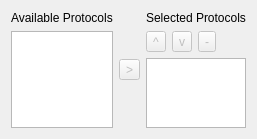
         <widget class="QWidget" name="page_2" >
          <property name="geometry" >
           <rect>
            <x>0</x>
            <y>0</y>
            <width>250</width>
            <height>135</height>
           </rect>
          </property>
          <attribute name="label" >
           <string>Advanced</string>
          </attribute>
          <layout class="QHBoxLayout" >
           <item>
            <layout class="QVBoxLayout" >
             <item>
              <widget class="QLabel" name="label" >
               <property name="text" >
                <string>Available Protocols</string>
               </property>
              </widget>
             </item>
             <item>
              <widget class="QListView" name="lvAllProtocols" >
               <property name="dragEnabled" >
                <bool>true</bool>
               </property>
               <property name="selectionMode" >
                <enum>QAbstractItemView::ExtendedSelection</enum>
               </property>
               <property name="selectionBehavior" >
                <enum>QAbstractItemView::SelectRows</enum>
               </property>
              </widget>
             </item>
            </layout>
           </item>
           <item>
            <layout class="QVBoxLayout" >
             <item>
              <spacer>
               <property name="orientation" >
                <enum>Qt::Vertical</enum>
               </property>
               <property name="sizeHint" >
                <size>
                 <width>20</width>
                 <height>40</height>
                </size>
               </property>
              </spacer>
             </item>
             <item>
              <widget class="QToolButton" name="tbAdd" >
               <property name="enabled" >
                <bool>false</bool>
               </property>
               <property name="text" >
                <string>></string>
               </property>
               <property name="icon" >
                <iconset resource="ostinato.qrc" >:/icons/arrow_right.png</iconset>
               </property>
              </widget>
             </item>
             <item>
              <spacer>
               <property name="orientation" >
                <enum>Qt::Vertical</enum>
               </property>
               <property name="sizeHint" >
                <size>
                 <width>20</width>
                 <height>40</height>
                </size>
               </property>
              </spacer>
             </item>
            </layout>
           </item>
           <item>
            <layout class="QVBoxLayout" >
             <item>
              <widget class="QLabel" name="label_2" >
               <property name="text" >
                <string>Selected Protocols</string>
               </property>
              </widget>
             </item>
             <item>
              <layout class="QHBoxLayout" >
               <item>
                <widget class="QToolButton" name="tbUp" >
                 <property name="enabled" >
                  <bool>false</bool>
                 </property>
                 <property name="text" >
                  <string>^</string>
                 </property>
                 <property name="icon" >
                  <iconset resource="ostinato.qrc" >:/icons/arrow_up.png</iconset>
                 </property>
                </widget>
               </item>
               <item>
                <widget class="QToolButton" name="tbDown" >
                 <property name="enabled" >
                  <bool>false</bool>
                 </property>
                 <property name="text" >
                  <string>v</string>
                 </property>
                 <property name="icon" >
                  <iconset resource="ostinato.qrc" >:/icons/arrow_down.png</iconset>
                 </property>
                </widget>
               </item>
               <item>
                <widget class="QToolButton" name="tbDelete" >
                 <property name="enabled" >
                  <bool>false</bool>
                 </property>
                 <property name="text" >
                  <string>-</string>
                 </property>
                 <property name="icon" >
                  <iconset resource="ostinato.qrc" >:/icons/delete.png</iconset>
                 </property>
                </widget>
               </item>
               <item>
                <spacer>
                 <property name="orientation" >
                  <enum>Qt::Horizontal</enum>
                 </property>
                 <property name="sizeHint" >
                  <size>
                   <width>40</width>
                   <height>20</height>
                  </size>
                 </property>
                </spacer>
               </item>
              </layout>
             </item>
             <item>
              <widget class="QListView" name="lvSelectedProtocols" >
               <property name="selectionBehavior" >
                <enum>QAbstractItemView::SelectRows</enum>
               </property>
              </widget>
             </item>
            </layout>
           </item>
          </layout>
         </widget>
